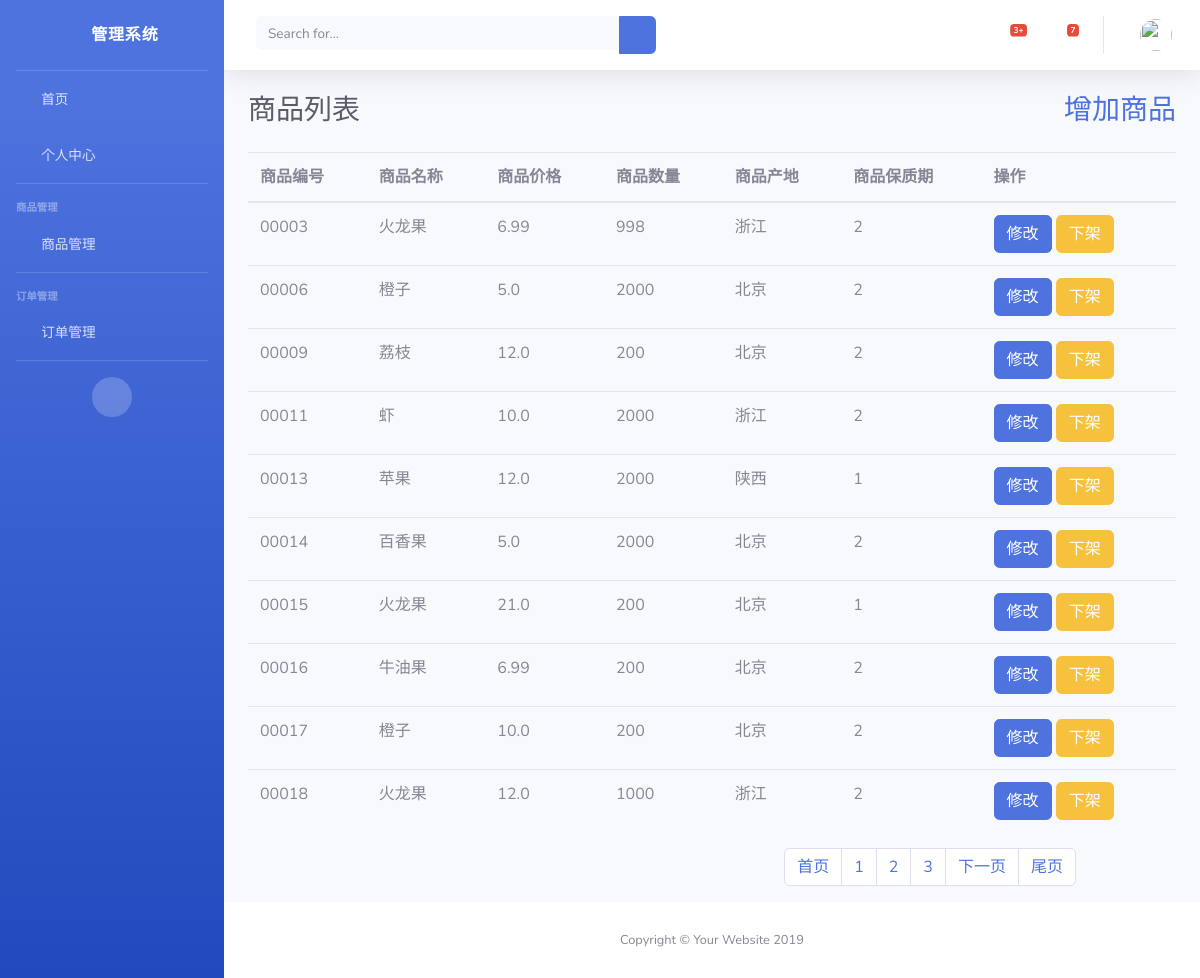
The app's page /Saller/goods_list/ with its own data.
### Saller/models.py (models this page shows)
class Goods(models.Model):
    goods_number = models.CharField(max_length=11)
    goods_name = models.CharField(max_length=32)
    goods_price = models.FloatField()
    goods_count = models.IntegerField()
    goods_location = models.CharField(max_length=254)
    goods_safe_date = models.IntegerField()
    goods_pro_time = models.DateField(auto_now=True,verbose_name='生产日期')
    goods_status = models.IntegerField()
    goods_description = models.TextField(null=True)
    goods_detail = models.TextField(null=True)
    picture = models.ImageField(upload_to='images')
    goods_type = models.ForeignKey(to=GoodsType,on_delete=models.CASCADE,default=1)
    goods_store = models.ForeignKey(to=LoginUser,on_delete=models.CASCADE,default=1)
    objects = GoodsManager()

### Saller/views.py (the view)
# urls.py: path('goods_list/', views.goods_list),
def goods_list(request,status='1',page=1):
    if status == '1':
        goods_all = Goods.objects.filter(goods_status=1).order_by('goods_number')
    else:
        goods_all = Goods.objects.filter(goods_status=0).order_by('goods_number')
    paginator = Paginator(goods_all,10)
    page_obj = paginator.page(page)
    current_page = page_obj.number
    start = current_page-4
    end = current_page+2
    if start <= 0 and int(paginator.num_pages) <= 6:
        start = 0
        end = paginator.num_pages
    if end > paginator.num_pages:
        end = paginator.num_pages
        start = end - 6
    page_range = paginator.page_range[start:end]
    print(page_range)
    print(start,end)
    return render(request,'saller/goods_list.html',locals())

### Saller/templates/saller/goods_list.html (shortened to what this page needs)
{% extends "saller/base.html" %}
{% block label%}
    商品列表
    <a href="/Saller/add_goods/" style="float:right">增加商品</a>
{% endblock %}
{% block content %}
    <table class="table">
        <thead>
            <tr>
                <th>商品编号</th>
                <th>商品名称</th>
                <th>商品价格</th>
                <th>商品数量</th>
                <th>商品产地</th>
                <th>商品保质期</th>
                <th>操作</th>
            </tr>
        </thead>
        <tbody>
            {% for one in page_obj %}
            <tr>
                <td>{{ one.goods_number }}</td>
                <td>{{ one.goods_name }}</td>
                <td>{{ one.goods_price }}</td>
                <td>{{ one.goods_count }}</td>
                <td>{{ one.goods_location }}</td>
                <td>{{ one.goods_safe_date}}</td>
                <td>
                    <a href="/Saller/update/?goods_id={{ one.id }}">
                        <button class="btn btn-primary">修改</button>
                    </a>
                    {% if one.goods_status == 1 %}
                        <a href="/Saller/goods_status/down/{{ one.id }}">
                            <button class="btn btn-warning">下架</button>
                        </a>
                    {% else %}
                        <a href="/Saller/goods_status/up/{{ one.id }}">
                            <button class="btn btn-warning">上架</button>
                        </a>
                    {% endif %}
                </td>
            </tr>
        {% endfor %}
        </tbody>
    </table>
    <ul class="pagination" style="float: right; margin-right:100px;">
    {% if status == '1' %}
        <li class="paginate_button page-item previous">
            <a href="/Saller/goods_list/1/1" class="page-link">首页</a>
        </li>
    {% for page in page_range %}
        <li class="paginate_button page-item previous">
            <a href="/Saller/goods_list/1/{{ page }}" class="page-link">{{ page }}</a>
        </li>
    {% endfor %}
    {% if page_obj.has_next %}
        <li class="paginate_button page-item previous ">
            <a href="/Saller/goods_list/1/{{ page_obj.next_page_number }}" class="page-link">下一页</a>
        </li>
    {% endif %}
        <li class="paginate_button page-item previous ">
            <a href="/Saller/goods_list/1/{{ paginator.num_pages }}" class="page-link">尾页</a>
        </li>
    {% endif %}
    </ul>
{% endblock %}

### Saller/templates/saller/base.html (shortened to what this page needs)
<!DOCTYPE html>
<html lang="en">
<head>
  <link href="/static/saller/vendor/fontawesome-free/css/all.min.css" rel="stylesheet" type="text/css">
  <link href="/static/saller/css/sb-admin-2.min.css" rel="stylesheet">
</head>
<body id="page-top">
  <div id="wrapper">
    <ul class="navbar-nav bg-gradient-primary sidebar sidebar-dark accordion" id="accordionSidebar">
      <a class="sidebar-brand d-flex align-items-center justify-content-center" href="/Saller/index/">
        <div class="sidebar-brand-icon rotate-n-15">
          <i class="fas fa-laugh-wink"></i>
        </div>
        <div class="sidebar-brand-text mx-3">管理系统</div>
      </a>
      <hr class="sidebar-divider my-0">
      <li class="nav-item">
        <a class="nav-link" href="/Saller/index/">
          <i class="fas fa-fw fa-tachometer-alt"></i>
          <span>首页</span></a>
      </li>
        <li class="nav-item">
        <a class="nav-link" href="/Saller/personal_info/">
          <i class="fas fa-fw fa-tachometer-alt"></i>
          <span>个人中心</span></a>
      </li>
      <hr class="sidebar-divider">
      <div class="sidebar-heading">
        商品管理
      </div>
      <li class="nav-item">
        <a class="nav-link collapsed" href="#" data-toggle="collapse" data-target="#collapseTwo" aria-expanded="true" aria-controls="collapseTwo">
          <i class="fas fa-fw fa-cog"></i>
          <span>商品管理</span>
        </a>
      </li>
      <hr class="sidebar-divider">
      <div class="sidebar-heading">
        订单管理
      </div>
      <li class="nav-item">
        <a class="nav-link collapsed" href="#" data-toggle="collapse" data-target="#collapseThree" aria-expanded="true" aria-controls="collapseTwo">
          <i class="fas fa-fw fa-cog"></i>
          <span>订单管理</span>
        </a>
      </li>
      <hr class="sidebar-divider">
      <div class="text-center d-none d-md-inline">
        <button class="rounded-circle border-0" id="sidebarToggle"></button>
      </div>
    </ul>
    <div id="content-wrapper" class="d-flex flex-column">
      <div id="content">
        <nav class="navbar navbar-expand navbar-light bg-white topbar mb-4 static-top shadow">
          <form class="d-none d-sm-inline-block form-inline mr-auto ml-md-3 my-2 my-md-0 mw-100 navbar-search">
            <div class="input-group">
              <input type="text" class="form-control bg-light border-0 small" placeholder="Search for..." aria-label="Search" aria-describedby="basic-addon2">
              <div class="input-group-append">
                <button class="btn btn-primary" type="button">
                  <i class="fas fa-search fa-sm"></i>
                </button>
              </div>
            </div>
          </form>
          <ul class="navbar-nav ml-auto">
            <li class="nav-item dropdown no-arrow mx-1">
              <a class="nav-link dropdown-toggle" href="#" id="alertsDropdown" role="button" data-toggle="dropdown" aria-haspopup="true" aria-expanded="false">
                <i class="fas fa-bell fa-fw"></i>
                <span class="badge badge-danger badge-counter">3+</span>
              </a>
            </li>
            <li class="nav-item dropdown no-arrow mx-1">
              <a class="nav-link dropdown-toggle" href="#" id="messagesDropdown" role="button" data-toggle="dropdown" aria-haspopup="true" aria-expanded="false">
                <i class="fas fa-envelope fa-fw"></i>
                <span class="badge badge-danger badge-counter">7</span>
              </a>
            </li>
            <li class="nav-item dropdown no-arrow">
              <a class="nav-link dropdown-toggle" href="#" id="userDropdown" role="button" data-toggle="dropdown" aria-haspopup="true" aria-expanded="false">
                <img class="img-profile rounded-circle" src="https://source.unsplash.com/QAB-WJcbgJk/60x60">
              </a>
            </li>
          </ul>
        </nav>
        <div class="container-fluid">
          <h1 class="h3 mb-4 text-gray-800">{% block label %}{% endblock %}</h1>
        {% block content %}
          {% endblock %}
        </div>
      </div>
      <footer class="sticky-footer bg-white">
        <div class="container my-auto">
          <div class="copyright text-center my-auto">
            <span>Copyright &copy; Your Website 2019</span>
          </div>
        </div>
      </footer>
    </div>
  </div>
</body>
</html>

### records on screen
Goods: goods_number "00003", goods_name "火龙果", goods_price "6.99", goods_count "998", goods_location "浙江", goods_safe_date "2"
Goods: goods_number "00006", goods_name "橙子", goods_price "5.0", goods_count "2000", goods_location "北京", goods_safe_date "2"
Goods: goods_number "00009", goods_name "荔枝", goods_price "12.0", goods_count "200", goods_location "北京", goods_safe_date "2"
Goods: goods_number "00011", goods_name "虾", goods_price "10.0", goods_count "2000", goods_location "浙江", goods_safe_date "2"
Goods: goods_number "00013", goods_name "苹果", goods_price "12.0", goods_count "2000", goods_location "陕西", goods_safe_date "1"
Goods: goods_number "00014", goods_name "百香果", goods_price "5.0", goods_count "2000", goods_location "北京", goods_safe_date "2"
Goods: goods_number "00015", goods_name "火龙果", goods_price "21.0", goods_count "200", goods_location "北京", goods_safe_date "1"
Goods: goods_number "00016", goods_name "牛油果", goods_price "6.99", goods_count "200", goods_location "北京", goods_safe_date "2"
Goods: goods_number "00017", goods_name "橙子", goods_price "10.0", goods_count "200", goods_location "北京", goods_safe_date "2"
Goods: goods_number "00018", goods_name "火龙果", goods_price "12.0", goods_count "1000", goods_location "浙江", goods_safe_date "2"

### other values on screen
{{ page }} "1" "2" "3"
